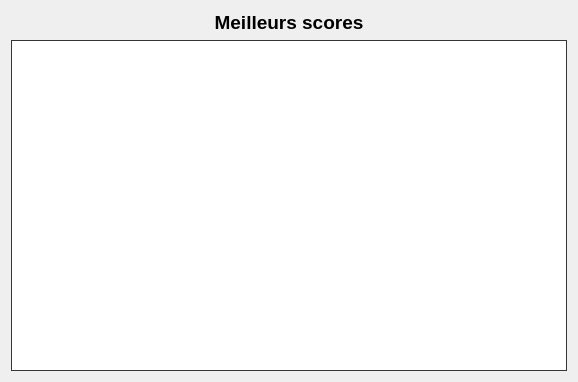
<?xml version="1.0" encoding="UTF-8"?>
<ui version="4.0">
 <class>fenetreResultats</class>
 <widget class="QDialog" name="fenetreResultats">
  <property name="geometry">
   <rect>
    <x>0</x>
    <y>0</y>
    <width>578</width>
    <height>382</height>
   </rect>
  </property>
  <property name="windowTitle">
   <string>Historique des résultats</string>
  </property>
  <property name="windowIcon">
   <iconset resource="ressourcesChifoumi.qrc">
    <normaloff>:/chifoumi/images/resultats.png</normaloff>:/chifoumi/images/resultats.png</iconset>
  </property>
  <layout class="QVBoxLayout" name="verticalLayout_2">
   <item>
    <layout class="QVBoxLayout" name="verticalLayout">
     <item>
      <layout class="QHBoxLayout" name="horizontalLayout_2">
       <item>
        <widget class="QLabel" name="lTitre">
         <property name="font">
          <font>
           <pointsize>14</pointsize>
           <weight>75</weight>
           <bold>true</bold>
          </font>
         </property>
         <property name="text">
          <string>Meilleurs scores</string>
         </property>
         <property name="alignment">
          <set>Qt::AlignCenter</set>
         </property>
        </widget>
       </item>
      </layout>
     </item>
     <item>
      <widget class="QTableWidget" name="tResultats">
       <property name="palette">
        <palette>
         <active>
          <colorrole role="WindowText">
           <brush brushstyle="SolidPattern">
            <color alpha="255">
             <red>0</red>
             <green>0</green>
             <blue>0</blue>
            </color>
           </brush>
          </colorrole>
          <colorrole role="Button">
           <brush brushstyle="SolidPattern">
            <color alpha="255">
             <red>255</red>
             <green>255</green>
             <blue>255</blue>
            </color>
           </brush>
          </colorrole>
          <colorrole role="Light">
           <brush brushstyle="SolidPattern">
            <color alpha="255">
             <red>70</red>
             <green>70</green>
             <blue>70</blue>
            </color>
           </brush>
          </colorrole>
          <colorrole role="Midlight">
           <brush brushstyle="SolidPattern">
            <color alpha="255">
             <red>255</red>
             <green>255</green>
             <blue>255</blue>
            </color>
           </brush>
          </colorrole>
          <colorrole role="Dark">
           <brush brushstyle="SolidPattern">
            <color alpha="255">
             <red>127</red>
             <green>127</green>
             <blue>127</blue>
            </color>
           </brush>
          </colorrole>
          <colorrole role="Mid">
           <brush brushstyle="SolidPattern">
            <color alpha="255">
             <red>170</red>
             <green>170</green>
             <blue>170</blue>
            </color>
           </brush>
          </colorrole>
          <colorrole role="Text">
           <brush brushstyle="SolidPattern">
            <color alpha="255">
             <red>0</red>
             <green>0</green>
             <blue>0</blue>
            </color>
           </brush>
          </colorrole>
          <colorrole role="BrightText">
           <brush brushstyle="SolidPattern">
            <color alpha="255">
             <red>255</red>
             <green>255</green>
             <blue>255</blue>
            </color>
           </brush>
          </colorrole>
          <colorrole role="ButtonText">
           <brush brushstyle="SolidPattern">
            <color alpha="255">
             <red>0</red>
             <green>0</green>
             <blue>0</blue>
            </color>
           </brush>
          </colorrole>
          <colorrole role="Base">
           <brush brushstyle="SolidPattern">
            <color alpha="255">
             <red>255</red>
             <green>255</green>
             <blue>255</blue>
            </color>
           </brush>
          </colorrole>
          <colorrole role="Window">
           <brush brushstyle="SolidPattern">
            <color alpha="255">
             <red>70</red>
             <green>70</green>
             <blue>70</blue>
            </color>
           </brush>
          </colorrole>
          <colorrole role="Shadow">
           <brush brushstyle="SolidPattern">
            <color alpha="255">
             <red>0</red>
             <green>0</green>
             <blue>0</blue>
            </color>
           </brush>
          </colorrole>
          <colorrole role="AlternateBase">
           <brush brushstyle="SolidPattern">
            <color alpha="255">
             <red>255</red>
             <green>255</green>
             <blue>255</blue>
            </color>
           </brush>
          </colorrole>
          <colorrole role="ToolTipBase">
           <brush brushstyle="SolidPattern">
            <color alpha="255">
             <red>255</red>
             <green>255</green>
             <blue>220</blue>
            </color>
           </brush>
          </colorrole>
          <colorrole role="ToolTipText">
           <brush brushstyle="SolidPattern">
            <color alpha="255">
             <red>0</red>
             <green>0</green>
             <blue>0</blue>
            </color>
           </brush>
          </colorrole>
          <colorrole role="PlaceholderText">
           <brush brushstyle="SolidPattern">
            <color alpha="128">
             <red>0</red>
             <green>0</green>
             <blue>0</blue>
            </color>
           </brush>
          </colorrole>
         </active>
         <inactive>
          <colorrole role="WindowText">
           <brush brushstyle="SolidPattern">
            <color alpha="255">
             <red>0</red>
             <green>0</green>
             <blue>0</blue>
            </color>
           </brush>
          </colorrole>
          <colorrole role="Button">
           <brush brushstyle="SolidPattern">
            <color alpha="255">
             <red>255</red>
             <green>255</green>
             <blue>255</blue>
            </color>
           </brush>
          </colorrole>
          <colorrole role="Light">
           <brush brushstyle="SolidPattern">
            <color alpha="255">
             <red>70</red>
             <green>70</green>
             <blue>70</blue>
            </color>
           </brush>
          </colorrole>
          <colorrole role="Midlight">
           <brush brushstyle="SolidPattern">
            <color alpha="255">
             <red>255</red>
             <green>255</green>
             <blue>255</blue>
            </color>
           </brush>
          </colorrole>
          <colorrole role="Dark">
           <brush brushstyle="SolidPattern">
            <color alpha="255">
             <red>127</red>
             <green>127</green>
             <blue>127</blue>
            </color>
           </brush>
          </colorrole>
          <colorrole role="Mid">
           <brush brushstyle="SolidPattern">
            <color alpha="255">
             <red>170</red>
             <green>170</green>
             <blue>170</blue>
            </color>
           </brush>
          </colorrole>
          <colorrole role="Text">
           <brush brushstyle="SolidPattern">
            <color alpha="255">
             <red>0</red>
             <green>0</green>
             <blue>0</blue>
            </color>
           </brush>
          </colorrole>
          <colorrole role="BrightText">
           <brush brushstyle="SolidPattern">
            <color alpha="255">
             <red>255</red>
             <green>255</green>
             <blue>255</blue>
            </color>
           </brush>
          </colorrole>
          <colorrole role="ButtonText">
           <brush brushstyle="SolidPattern">
            <color alpha="255">
             <red>0</red>
             <green>0</green>
             <blue>0</blue>
            </color>
           </brush>
          </colorrole>
          <colorrole role="Base">
           <brush brushstyle="SolidPattern">
            <color alpha="255">
             <red>255</red>
             <green>255</green>
             <blue>255</blue>
            </color>
           </brush>
          </colorrole>
          <colorrole role="Window">
           <brush brushstyle="SolidPattern">
            <color alpha="255">
             <red>70</red>
             <green>70</green>
             <blue>70</blue>
            </color>
           </brush>
          </colorrole>
          <colorrole role="Shadow">
           <brush brushstyle="SolidPattern">
            <color alpha="255">
             <red>0</red>
             <green>0</green>
             <blue>0</blue>
            </color>
           </brush>
          </colorrole>
          <colorrole role="AlternateBase">
           <brush brushstyle="SolidPattern">
            <color alpha="255">
             <red>255</red>
             <green>255</green>
             <blue>255</blue>
            </color>
           </brush>
          </colorrole>
          <colorrole role="ToolTipBase">
           <brush brushstyle="SolidPattern">
            <color alpha="255">
             <red>255</red>
             <green>255</green>
             <blue>220</blue>
            </color>
           </brush>
          </colorrole>
          <colorrole role="ToolTipText">
           <brush brushstyle="SolidPattern">
            <color alpha="255">
             <red>0</red>
             <green>0</green>
             <blue>0</blue>
            </color>
           </brush>
          </colorrole>
          <colorrole role="PlaceholderText">
           <brush brushstyle="SolidPattern">
            <color alpha="128">
             <red>0</red>
             <green>0</green>
             <blue>0</blue>
            </color>
           </brush>
          </colorrole>
         </inactive>
         <disabled>
          <colorrole role="WindowText">
           <brush brushstyle="SolidPattern">
            <color alpha="255">
             <red>127</red>
             <green>127</green>
             <blue>127</blue>
            </color>
           </brush>
          </colorrole>
          <colorrole role="Button">
           <brush brushstyle="SolidPattern">
            <color alpha="255">
             <red>255</red>
             <green>255</green>
             <blue>255</blue>
            </color>
           </brush>
          </colorrole>
          <colorrole role="Light">
           <brush brushstyle="SolidPattern">
            <color alpha="255">
             <red>70</red>
             <green>70</green>
             <blue>70</blue>
            </color>
           </brush>
          </colorrole>
          <colorrole role="Midlight">
           <brush brushstyle="SolidPattern">
            <color alpha="255">
             <red>255</red>
             <green>255</green>
             <blue>255</blue>
            </color>
           </brush>
          </colorrole>
          <colorrole role="Dark">
           <brush brushstyle="SolidPattern">
            <color alpha="255">
             <red>127</red>
             <green>127</green>
             <blue>127</blue>
            </color>
           </brush>
          </colorrole>
          <colorrole role="Mid">
           <brush brushstyle="SolidPattern">
            <color alpha="255">
             <red>170</red>
             <green>170</green>
             <blue>170</blue>
            </color>
           </brush>
          </colorrole>
          <colorrole role="Text">
           <brush brushstyle="SolidPattern">
            <color alpha="255">
             <red>127</red>
             <green>127</green>
             <blue>127</blue>
            </color>
           </brush>
          </colorrole>
          <colorrole role="BrightText">
           <brush brushstyle="SolidPattern">
            <color alpha="255">
             <red>255</red>
             <green>255</green>
             <blue>255</blue>
            </color>
           </brush>
          </colorrole>
          <colorrole role="ButtonText">
           <brush brushstyle="SolidPattern">
            <color alpha="255">
             <red>127</red>
             <green>127</green>
             <blue>127</blue>
            </color>
           </brush>
          </colorrole>
          <colorrole role="Base">
           <brush brushstyle="SolidPattern">
            <color alpha="255">
             <red>70</red>
             <green>70</green>
             <blue>70</blue>
            </color>
           </brush>
          </colorrole>
          <colorrole role="Window">
           <brush brushstyle="SolidPattern">
            <color alpha="255">
             <red>70</red>
             <green>70</green>
             <blue>70</blue>
            </color>
           </brush>
          </colorrole>
          <colorrole role="Shadow">
           <brush brushstyle="SolidPattern">
            <color alpha="255">
             <red>0</red>
             <green>0</green>
             <blue>0</blue>
            </color>
           </brush>
          </colorrole>
          <colorrole role="AlternateBase">
           <brush brushstyle="SolidPattern">
            <color alpha="255">
             <red>255</red>
             <green>255</green>
             <blue>255</blue>
            </color>
           </brush>
          </colorrole>
          <colorrole role="ToolTipBase">
           <brush brushstyle="SolidPattern">
            <color alpha="255">
             <red>255</red>
             <green>255</green>
             <blue>220</blue>
            </color>
           </brush>
          </colorrole>
          <colorrole role="ToolTipText">
           <brush brushstyle="SolidPattern">
            <color alpha="255">
             <red>0</red>
             <green>0</green>
             <blue>0</blue>
            </color>
           </brush>
          </colorrole>
          <colorrole role="PlaceholderText">
           <brush brushstyle="SolidPattern">
            <color alpha="128">
             <red>0</red>
             <green>0</green>
             <blue>0</blue>
            </color>
           </brush>
          </colorrole>
         </disabled>
        </palette>
       </property>
       <property name="gridStyle">
        <enum>Qt::NoPen</enum>
       </property>
      </widget>
     </item>
     <item>
      <layout class="QHBoxLayout" name="horizontalLayout"/>
     </item>
    </layout>
   </item>
  </layout>
 </widget>
 <resources>
  <include location="ressourcesChifoumi.qrc"/>
 </resources>
 <connections/>
</ui>
